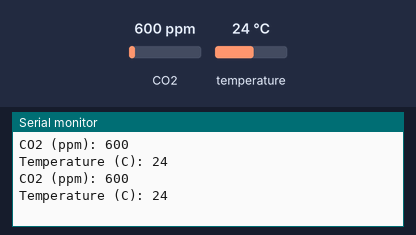
Simulated run of this sketch. Board: ESP32. Parts: the last lines printed to the serial monitor. The test bench sets the inputs (shaded band); at power-on: CO2 600 ppm, temperature 24 °C.

Above: at 4.8 s.
4.9 s: CO2 set to 452 ppm
At 7.0 s:
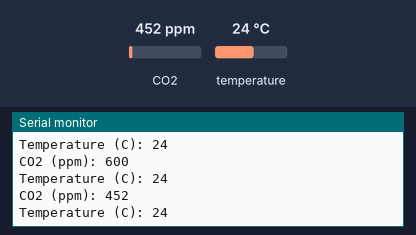
7.9 s: temperature set to 12 °C
At 9.4 s:
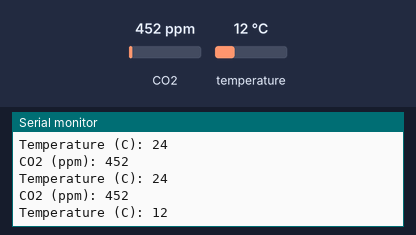
10.9 s: CO2 set to 1050 ppm
At 12.7 s:
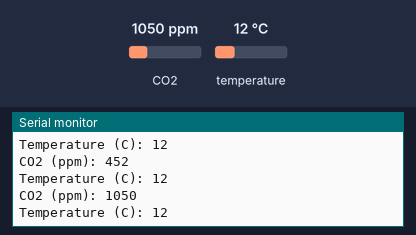
Timing chart, 0 to 14.2 s (numbered marks = the images above; inputs shaded):
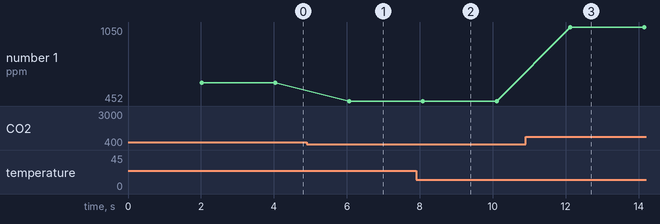

The sketch:

CO2_funzionante.ino
```cpp
#define TX_PIN 16                                          // Tx pin which the MHZ19 Rx pin is attached to
#define BAUDRATE 9600                                      // Device to MH-Z19 Serial baudrate (should not be changed)#include <Arduino.h>
#include "MHZ19.h"

#define RX_PIN 17                                        // Rx pin which the MHZ19 Tx pin is attached to

MHZ19 myMHZ19;                                             // Constructor for library
#if defined(ESP32)
HardwareSerial mySerial(2);                                // On ESP32 we do not require the SoftwareSerial library, since we have 2 USARTS available
#else
#include <SoftwareSerial.h>                                //  Remove if using HardwareSerial or non-uno compatible device
SoftwareSerial mySerial(RX_PIN, TX_PIN);                   // (Uno example) create device to MH-Z19 serial
#endif

unsigned long getDataTimer = 0;

void setup()
{
    Serial.begin(9600);                                     // Device to serial monitor feedback

    mySerial.begin(BAUDRATE);                               // (Uno example) device to MH-Z19 serial start
    myMHZ19.begin(mySerial);                                // *Serial(Stream) reference must be passed to library begin().

    myMHZ19.autoCalibration();                              // Turn auto calibration ON (OFF autoCalibration(false))
}

void loop()
{
    if (millis() - getDataTimer >= 2000)
    {
        int CO2;

        /* note: getCO2() default is command "CO2 Unlimited". This returns the correct CO2 reading even
        if below background CO2 levels or above range (useful to validate sensor). You can use the
        usual documented command with getCO2(false) */

        CO2 = myMHZ19.getCO2();                             // Request CO2 (as ppm)

        Serial.print("CO2 (ppm): ");
        Serial.println(CO2);

        int8_t Temp;
        Temp = myMHZ19.getTemperature();                     // Request Temperature (as Celsius)
        Serial.print("Temperature (C): ");
        Serial.println(Temp);

        getDataTimer = millis();
    }
}
```

Measured:
- after the input at 4.9 s, the serial monitor: prints a new line after 1.2 s (image 1)
- after the input at 7.9 s, the serial monitor: prints a new line after 0.18 s (image 2)
- after the input at 10.9 s, the serial monitor: prints a new line after 1.2 s (image 3)
- plotted number 1: 600 → 452 after the input at 4.9 s, 452 → 1050 after the input at 10.9 s
